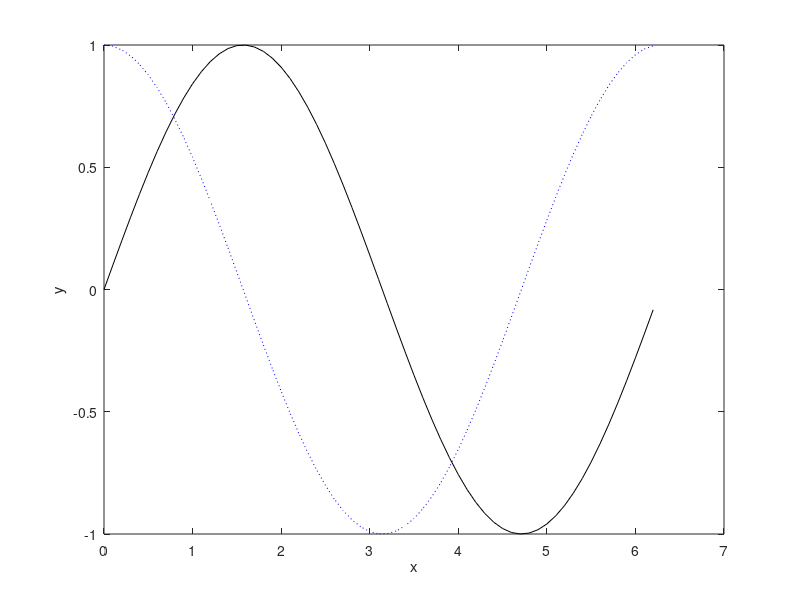

This figure's MATLAB source:
clear; clc;
t = [0:0.1:2*pi];
sint = sin(t);
cost = cos(t);
plot(t,sint,'-k')
xlabel("x")
ylabel("y")
hold on
plot(t,cost, ':b')
xlabel("x")
ylabel("y")